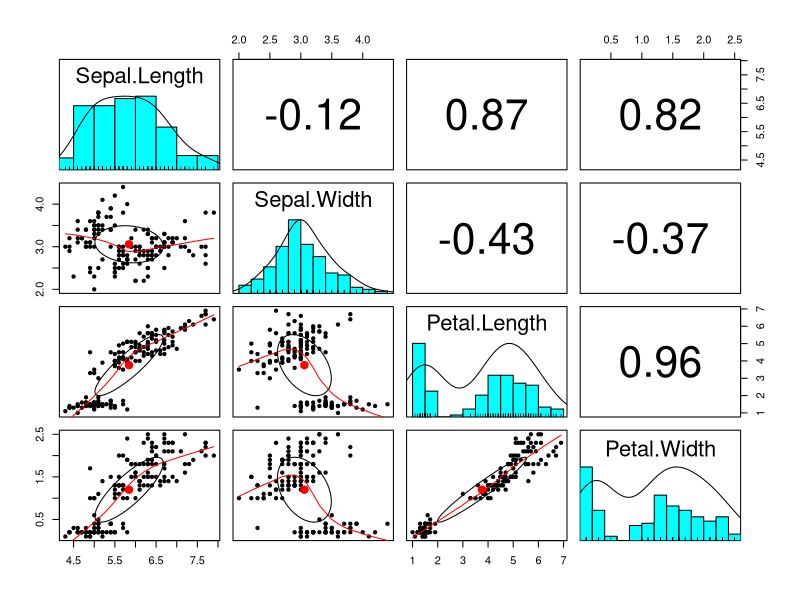
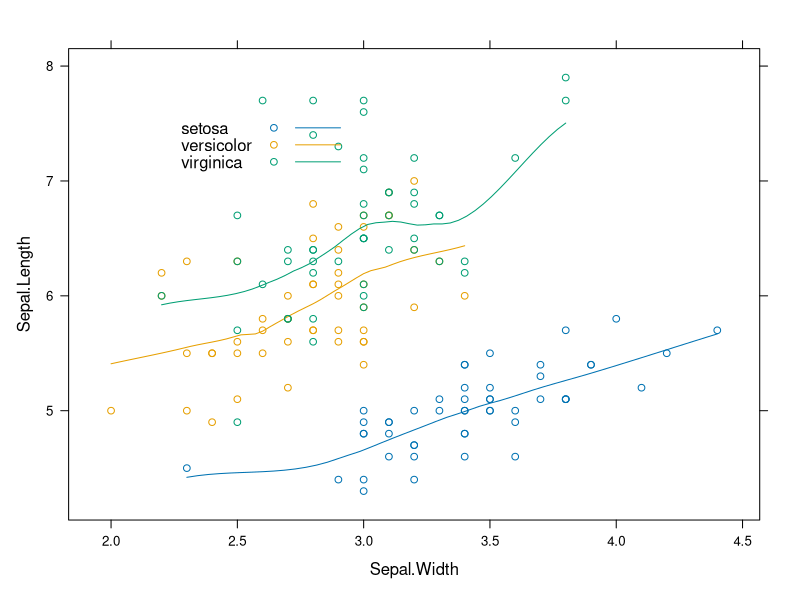
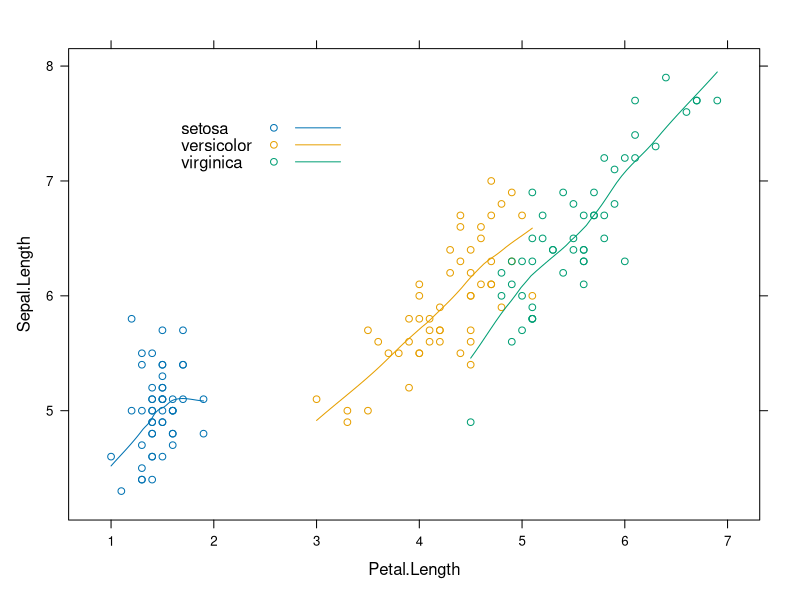
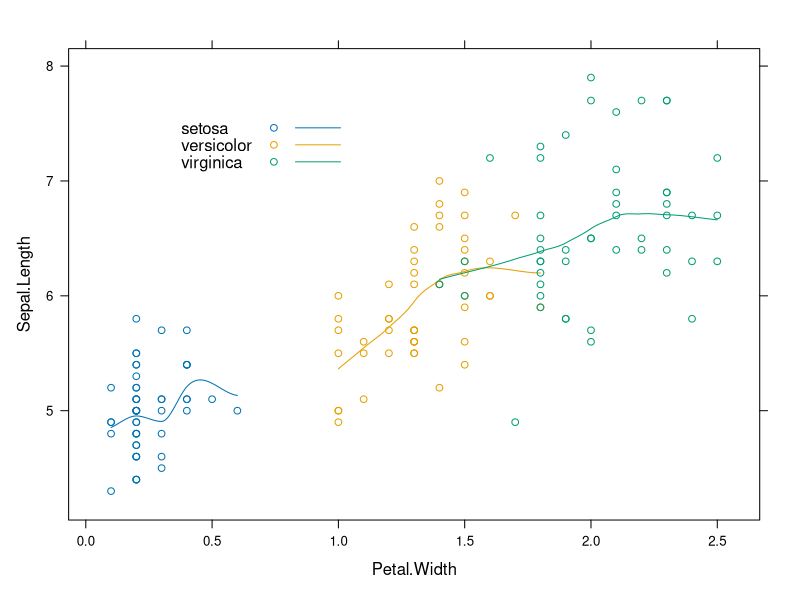
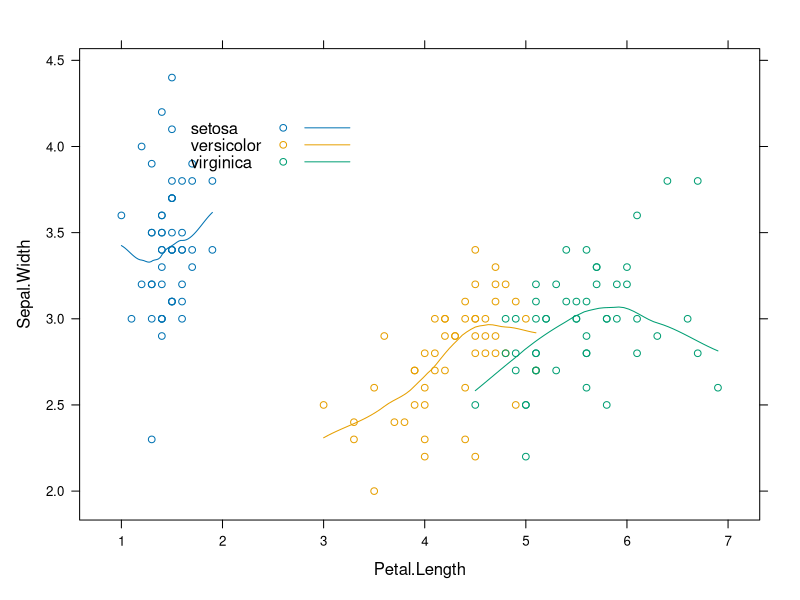
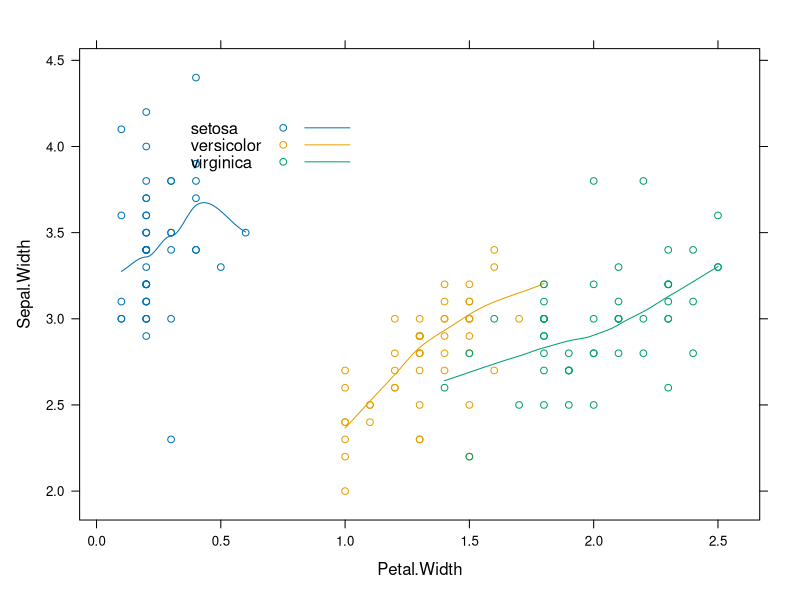
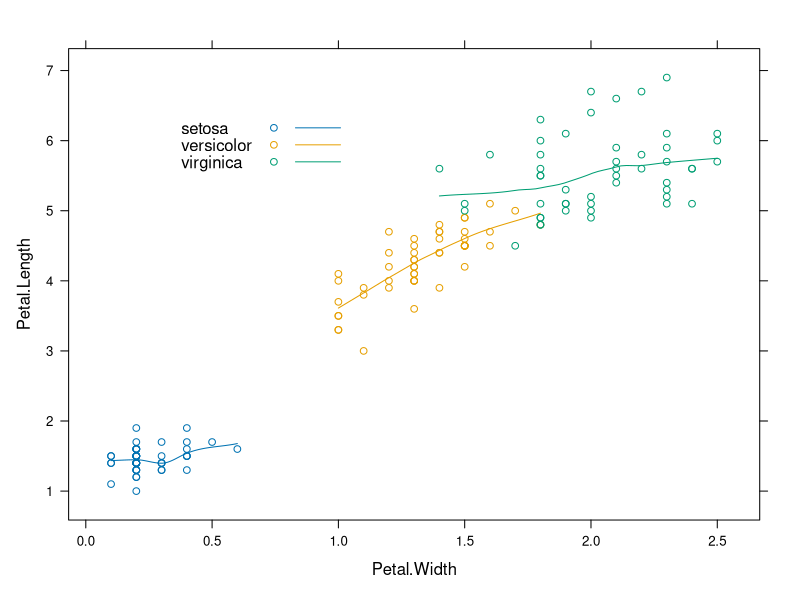

These charts were generated, in order, by the following R code:

#Short description: knn is a predictive modelling an instance based 
#learning algorithm capable to predict unseen data labels outcomes based on 
#previous values. In this simple example, i will use the iris dataset avalaible
#in R built in datasets package

#Step 1 : load and get to know your data

#load and check data structure
iris<-data.frame(datasets::iris)
dim(iris)
str(iris)
summary(iris)

#Step 2 : Exploratory analysis

#Visualize data to retrieve the main patterns
library(psych)
library(lattice)
pairs.panels(iris[,1:4])

xyplot(Sepal.Length ~ Sepal.Width, data=iris, groups=Species,
       panel=panel.superpose,
       type=c("p", "smooth"), span=0.75,
       auto.key=list(x=0.15, y=0.85, bty="l")
)

xyplot(Sepal.Length ~ Petal.Length, data=iris, groups=Species,
       panel=panel.superpose,
       type=c("p", "smooth"), span=0.75,
       auto.key=list(x=0.15, y=0.85, bty="l")
)

xyplot(Sepal.Length ~ Petal.Width, data=iris, groups=Species,
       panel=panel.superpose,
       type=c("p", "smooth"), span=0.75,
       auto.key=list(x=0.15, y=0.85, bty="l")
)

xyplot(Sepal.Width ~ Petal.Length, data=iris, groups=Species,
       panel=panel.superpose,
       type=c("p", "smooth"), span=0.75,
       auto.key=list(x=0.15, y=0.85, bty="l")
)

xyplot(Sepal.Width ~ Petal.Width, data=iris, groups=Species,
       panel=panel.superpose,
       type=c("p", "smooth"), span=0.75,
       auto.key=list(x=0.15, y=0.85, bty="l")
)

xyplot(Petal.Length ~ Petal.Width, data=iris, groups=Species,
       panel=panel.superpose,
       type=c("p", "smooth"), span=0.75,
       auto.key=list(x=0.15, y=0.85, bty="l")
)




